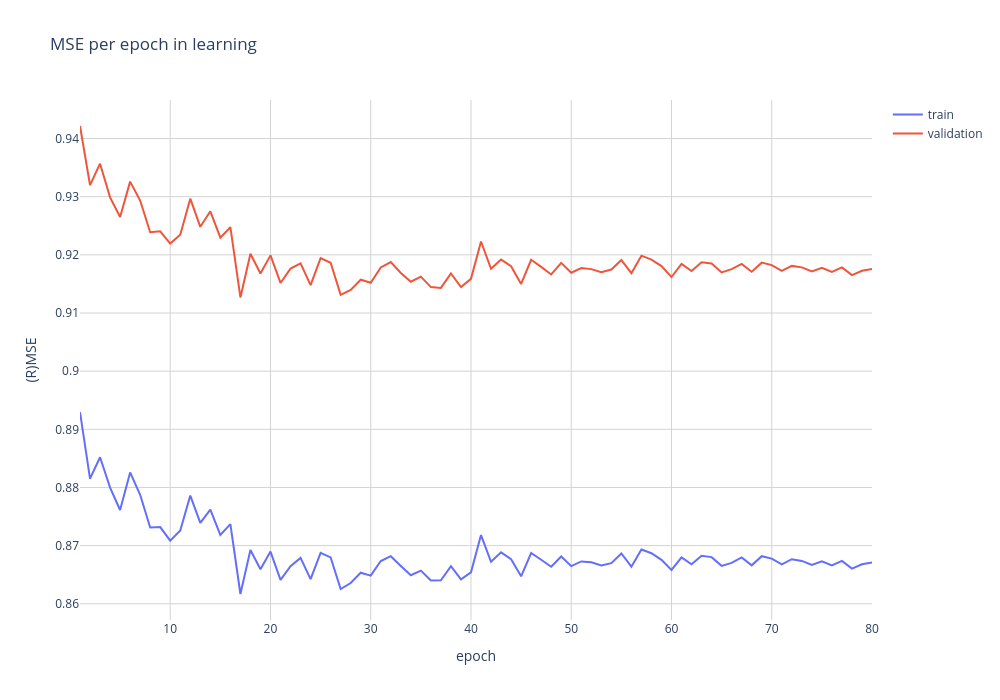

The cell this chart's notebook holds for it:
### Markdown cell above
## Results

### Convergence plot

### Code cell
epoch_list = np.arange(1, len(train_list)+1)

fig = go.Figure()

fig.add_trace(go.Scatter(
    x=epoch_list,
    y=train_list,
    name="train"
))


fig.add_trace(go.Scatter(
    x=epoch_list,
    y=val_list,
    name="validation"
))

fig.update_layout(
    title="MSE per epoch in learning",
    xaxis_title="epoch",
    yaxis_title="MSE",
     xaxis = dict(
        title = 'epoch',
        gridcolor='lightgrey'),
    yaxis = dict(
        title = '(R)MSE',
        gridcolor='lightgrey'), 
    paper_bgcolor='rgba(0,0,0,0)',
    plot_bgcolor='rgba(0,0,0,0)',
    width=1000,
    height=700
)

fig.show()

### Figure 1 — Plotly figure (JSON) as saved in the notebook; plotly's stock layout.template omitted (floating-point values rounded to 4 significant figures)
{"data": [{"name": "train", "type": "scatter", "x": [1, 2, 3, 4, 5, 6, 7, 8, 9, 10, 11, 12, 13, 14, 15, 16, 17, 18, 19, 20, 21, 22, 23, 24, 25, 26, 27, 28, 29, 30, 31, 32, 33, 34, 35, 36, 37, 38, 39, 40, 41, 42, 43, 44, 45, 46, 47, 48, 49, 50, 51, 52, 53, 54, 55, 56, 57, 58, 59, 60, 61, 62, 63, 64, 65, 66, 67, 68, 69, 70, 71, 72, 73, 74, 75, 76, 77, 78, 79, 80], "y": [0.8929, 0.8815, 0.8852, 0.88, 0.8761, 0.8826, 0.8788, 0.8731, 0.8732, 0.8709, 0.8726, 0.8786, 0.8739, 0.8762, 0.8718, 0.8737, 0.8617, 0.8692, 0.8659, 0.869, 0.8641, 0.8665, 0.8679, 0.8642, 0.8688, 0.868, 0.8625, 0.8636, 0.8653, 0.8648, 0.8673, 0.8682, 0.8665, 0.8649, 0.8657, 0.864, 0.864, 0.8665, 0.8642, 0.8654, 0.8718, 0.8672, 0.8688, 0.8677, 0.8647, 0.8687, 0.8676, 0.8664, 0.8681, 0.8665, 0.8673, 0.8671, 0.8666, 0.867, 0.8687, 0.8664, 0.8693, 0.8687, 0.8675, 0.8658, 0.868, 0.8668, 0.8682, 0.868, 0.8665, 0.867, 0.868, 0.8666, 0.8682, 0.8678, 0.8668, 0.8677, 0.8674, 0.8667, 0.8673, 0.8666, 0.8674, 0.8661, 0.8668, 0.8671]}, {"name": "validation", "type": "scatter", "x": [1, 2, 3, 4, 5, 6, 7, 8, 9, 10, 11, 12, 13, 14, 15, 16, 17, 18, 19, 20, 21, 22, 23, 24, 25, 26, 27, 28, 29, 30, 31, 32, 33, 34, 35, 36, 37, 38, 39, 40, 41, 42, 43, 44, 45, 46, 47, 48, 49, 50, 51, 52, 53, 54, 55, 56, 57, 58, 59, 60, 61, 62, 63, 64, 65, 66, 67, 68, 69, 70, 71, 72, 73, 74, 75, 76, 77, 78, 79, 80], "y": [0.9422, 0.932, 0.9357, 0.9299, 0.9265, 0.9326, 0.9293, 0.9239, 0.9241, 0.9219, 0.9235, 0.9297, 0.9248, 0.9275, 0.923, 0.9248, 0.9127, 0.9202, 0.9168, 0.9199, 0.9152, 0.9176, 0.9185, 0.9148, 0.9194, 0.9186, 0.9131, 0.914, 0.9157, 0.9152, 0.9178, 0.9188, 0.9169, 0.9154, 0.9163, 0.9145, 0.9143, 0.9168, 0.9145, 0.9159, 0.9223, 0.9176, 0.9192, 0.918, 0.915, 0.9192, 0.9179, 0.9166, 0.9186, 0.9169, 0.9177, 0.9175, 0.917, 0.9175, 0.9191, 0.9169, 0.9199, 0.9192, 0.9181, 0.9162, 0.9185, 0.9172, 0.9187, 0.9185, 0.917, 0.9175, 0.9185, 0.9171, 0.9187, 0.9182, 0.9172, 0.9181, 0.9179, 0.9171, 0.9178, 0.9171, 0.9178, 0.9165, 0.9173, 0.9176]}], "layout": {"height": 700, "paper_bgcolor": "rgba(0, 0, 0, 0)", "plot_bgcolor": "rgba(0, 0, 0, 0)", "title": {"text": "MSE per epoch in learning"}, "width": 1000, "xaxis": {"autorange": true, "gridcolor": "lightgrey", "range": [1, 80], "title": {"text": "epoch"}, "type": "linear"}, "yaxis": {"autorange": true, "gridcolor": "lightgrey", "range": [0.8572, 0.9466], "title": {"text": "(R)MSE"}, "type": "linear"}}}
